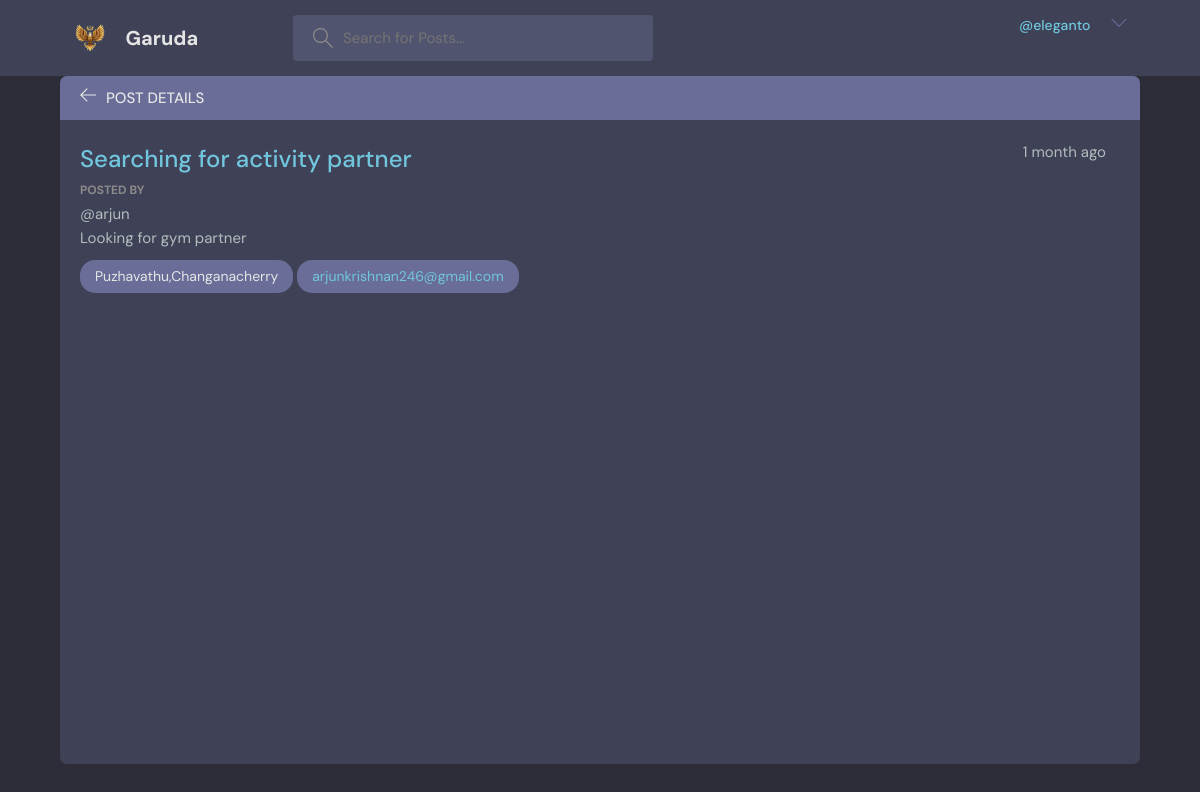
The page /room/9/ (signed in) on the database its author committed.
### base/models.py (models this page shows, shortened)
class Room(models.Model):
    category = models.CharField(null=True,max_length=50,default='')
    host = models.ForeignKey(User, on_delete=models.SET_NULL,null=True)
    title = models.CharField(max_length=100)
    description = models.TextField(null=True, blank=True)
    location = models.CharField(null=True, max_length=200,default='')
    city = models.CharField(null=True, max_length=200)
    state = models.CharField(null=True, max_length=200)
    contact = models.TextField(null=False)
    updated = models.DateTimeField(auto_now=True)   #saves time when model is updated
    created = models.DateTimeField(auto_now_add=True) #saves time when model is created (only one time)
    class Meta:
        ordering = [Random()]

### base/views.py (the view)
# urls.py: path('room/<str:pk>/',views.room,name="room"),
def room(request,pk):
    room = Room.objects.get(id=pk)
    context = {'room':room}
    return render(request,'base/room.html',context)

### base/templates/base/room.html (shortened to what this page needs)
{% extends 'main.html' %}
{% block content %}
    <main class="profile-page layout--2">
      <div class="container">
        <div class="room">
          <div class="room__top">
            <div class="room__topLeft">
              <a href="{% url 'home' %}">
                <svg version="1.1" xmlns="http://www.w3.org/2000/svg" width="32" height="32" viewBox="0 0 32 32">
                  <title>arrow-left</title>
                  <path
                    d="M13.723 2.286l-13.723 13.714 13.719 13.714 1.616-1.611-10.96-10.96h27.625v-2.286h-27.625l10.965-10.965-1.616-1.607z"
                  ></path>
                </svg>
              </a>
              <h3>Post Details</h3>
            </div>
          </div>
          <div class="room__box scroll">
            <div class="room__header scroll">
              <div class="room__info">
                <h3>{{room.title}}</h3>
                <span>{{room.created|timesince}} ago</span>
              </div>
              <div class="room__hosted">
                <p>Posted By</p>
                  <span>@{{room.host}}</span>
              </div>
              <div class="room__details">
                {{room.description}}
              </div>
              {% if room.location %}
              <span class="room__topics">{{room.location}},{{room.city}}</span>
              {% else %}
              <span class="room__topics">{{room.city}}</span>
              {%endif%}
              {% if room.contact|slice:"-10:" == '@gmail.com' %}
              <span class="room__topics">
                <a href="https://mail.google.com/mail/?view=cm&fs=1&to={{room.contact}}" target="_blank">{{room.contact}}</a>
              </span>
            {%else%}
            <span class="room__topics">
              <a>{{room.contact}}</a>
          </span>
          {%endif%}
            </div>
          </div>
        </div>
      </div>
    </main>
  </body>
{%endblock%}

### templates/navbar.html (shortened to what this page needs)
<header class="header header--loggedIn">
    <div class="container">
      <a href="{% url 'home' %}" class="header__logo">
        <img src="static/images/icon.png">
        <h1>Garuda</h1>
      </a>
      <form class="header__search" method="GET" action="{% url 'home' %}">
        <label>
          <input name="q" placeholder="Search for Posts..." />
        </label>
      </form>
      <nav class="header__menu">
        {%if request.user.is_authenticated %}
        <div class="header__user">
            <p><span>@{{request.user}}</span></p>
          <button class="dropdown-button">
            <svg version="1.1" xmlns="http://www.w3.org/2000/svg" width="32" height="32" viewBox="0 0 32 32">
              <title>click</title>
              <path d="M16 21l-13-13h-3l16 16 16-16h-3l-13 13z"></path>
            </svg>
          </button>
        </div>
          {%endif%}
      </nav>
    </div>
  </header>

### static/styles/style.css (style rules this page uses)
:root { --color-main: #71c6dd; --color-main-light: #e1f6fb; --color-dark: #3f4156; --color-dark-medium: #51546e; --color-dark-light: #696d97; --color-light: #e5e5e5; --color-gray: #8b8b8b; --color-light-gray: #b2bdbd; --color-bg: #2d2d39; --color-success: #5dd693; --color-error: #fc4b0b; }
* { font-family: "DM Sans", -apple-system, BlinkMacSystemFont, "Segoe UI", Roboto, Oxygen, Ubuntu, Cantarell, "Open Sans", "Helvetica Neue", sans-serif; margin: 0; padding: 0; box-sizing: border-box; text-rendering: optimizeLegibility; font-size: inherit; }
html { font-size: 56.25%; }
@media only screen and (min-width: 1200px) { html { font-size: 62.5%; } }
body { line-height: 1.6; font-weight: 400; font-size: 1.5rem; color: var(--color-light-gray); background-color: var(--color-bg); min-height: 100vh; }
img { width: 100%; }
a { display: inline-block; color: var(--color-main); text-decoration: none; }
.container { max-width: 120rem; width: 90%; margin: auto; }
.header { padding: 1.5rem; background-color: var(--color-dark); }
.header > .container { display: flex; gap: 9.5rem; }
.header__logo, .header__user { display: flex; gap: 2rem; align-items: center; }
.header__logo > img { height: 3.2rem; width: 3.2rem; }
.header__logo > h1 { font-weight: 700; font-size: 2rem; color: var(--color-light); }
.header__search > label { background-color: var(--color-dark-medium); padding: 1.3rem 1rem; display: flex; align-items: center; gap: 1rem; border-radius: 4px; }
.header__search svg { fill: var(--color-gray); width: 2rem; height: 2rem; margin-left: 1rem; }
.header__search input { width: 30rem; background: transparent; border: none; outline: none; color: var(--color-light); }
.header__menu { margin-left: auto; position: relative; }
.header__menu p { line-height: 1.2; }
.header__menu span { color: var(--color-main); font-weight: 500; font-size: 1.4rem; display: block; }
.header__menu svg { width: 1.6rem; height: 1.6rem; fill: var(--color-dark-light); }
.dropdown-button { background: transparent; border: 0; outline: 0; cursor: pointer; }
.layout--2 > .container > div:first-child { flex-basis: 72%; }
.layout--2 > .container > div:last-child { flex-basis: 25%; }
.room, .participants { background: var(--color-dark); max-height: 87.5vh; border-radius: 0.7rem; overflow: hidden; position: relative; }
.room__top, .participants__top { background: var(--color-dark-light); display: flex; justify-content: space-between; align-items: center; padding: 1rem 2rem; position: relative; }
.room__top svg, .thread__top svg { width: 1.6rem; height: 1.6rem; fill: var(--color-light); cursor: pointer; }
.room__topLeft { display: flex; align-items: flex-end; gap: 1rem; }
.room__topLeft h3, .participants__top { text-transform: uppercase; font-weight: 500; color: var(--color-light); }
.room__topLeft svg { width: 1.6rem; height: 1.6rem; fill: var(--color-light); }
.room__header { max-height: 30vh; overflow-y: auto; position: absolute; width: 95%; background: var(--color-dark); z-index: 999; top: 4.4rem; padding-top: 2rem; padding-bottom: 1rem; }
.room__box { padding-left: 2rem; padding-right: 2rem; height: 80.5vh; padding-bottom: 0; }
.room__info { display: flex; justify-content: space-between; }
.room__info h3 { font-size: 2.4rem; font-weight: 500; color: var(--color-main); }
.room__hosted p { text-transform: uppercase; color: var(--color-gray); font-size: 1.2rem; font-weight: 700; line-height: 2; }
.room__topics { padding: 0.5rem 1.5rem; background: var(--color-dark-light); color: var(--color-light); display: inline-block; font-size: 1.4rem; border-radius: 1.5rem; margin: 1rem 0; }

### rows shown on the page
Room: title "Searching for activity partner", created "1 month", host "arjun", description "Looking for gym partner", location "Puzhavathu", city "Changanacherry", contact "arjunkrishnan246@gmail.com"

### other values the page prints
{{ request.user }} "eleganto"
